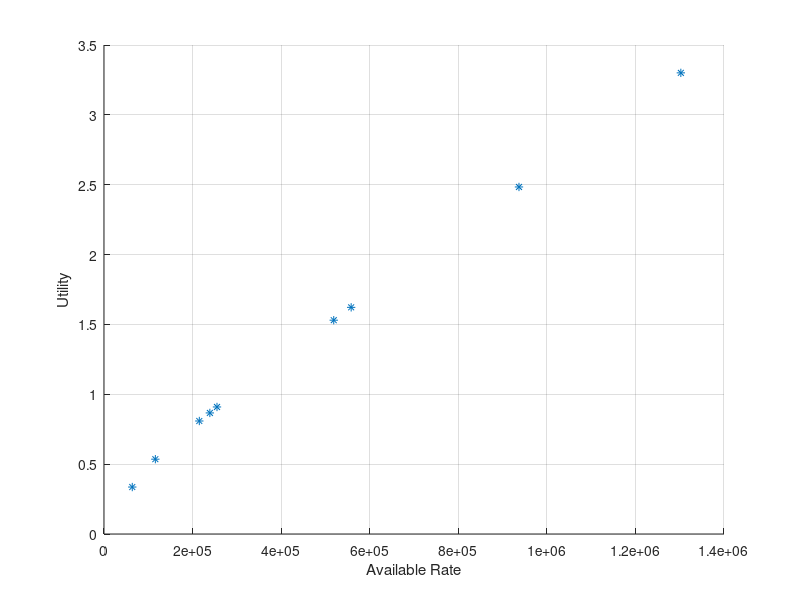

Reproduce this figure in MATLAB.
clear all; close all; %clc;
%% Tile-based rate selection algorithm (Bell lab)
% parameters
I = 64; % number of tiles
Q = 5; % number of representations
x = zeros(I,Q); % selection parameter
U = zeros(I,Q); % marginal utility
P = ones(I,Q); % probability of view
pro = max([0.2*ones(I,1) rand(I,1)]')'; 
for ii=1:I, P(ii,:) = pro(ii)*P(ii,:); end
C = zeros(I,Q); % marginal cost
BW = 1e6; % bandwidth

% Videos
Rv = 1e6*rand(I,Q);
nv = length(Rv); [Vn Nv] = size(Rv);
tempA = max(Rv')'; A = 1e4; 
alpha1 = 1./log(tempA/A); beta1 = tempA/A;
for uu=1:length(alpha1), 
    oriu(uu,:) = alpha1(uu).*log(beta1(uu).*Rv(uu,:)./tempA(uu)); 
end
for ll=1:Nv, 
    if ll==1, U(:,ll) = oriu(:,ll); C(:,ll) = Rv(:,ll);
    else U(:,ll) = oriu(:,ll)-oriu(:,ll-1); C(:,ll) = Rv(:,ll) - Rv(:,ll-1); end 
end % marginal utility

% Intitial value
T = zeros(1,I);
current_BW = 0; accum_U = 0;
uocr = U.*P./C; % Utility over cost ratio
uocr_vector = reshape(uocr,[1 I*Q]);
Rv_vector = reshape(Rv,[1 I*Q]);
U_vector = reshape(U,[1 I*Q]);
C_vector = reshape(C,[1 I*Q]);
P_vector = reshape(P,[1 I*Q]);
x_vector = reshape(x,[1 I*Q]);
[uocr_sort uocr_index] = sort(uocr_vector,'descend');

% Base group Iteration
for ii=1:length(uocr_index),
    if current_BW(ii) <= BW, 
        current_BW(ii+1) = current_BW(ii) + C_vector(uocr_index(ii));
        accum_U(ii+1) = accum_U(ii) + U_vector(uocr_index(ii))*P_vector(uocr_index(ii));
        x_vector(uocr_index(ii)) = 1;
        basex = reshape(x_vector, [I Q]);
    else break; end
end
baseU = sum(sum(basex.*U,2).*pro)
figure(1); grid on; xlabel('Available Rate'); ylabel('Utility'); hold on; %axis([0 2.3e7 0 1]);
plot(current_BW(2:end), accum_U(2:end),'*');